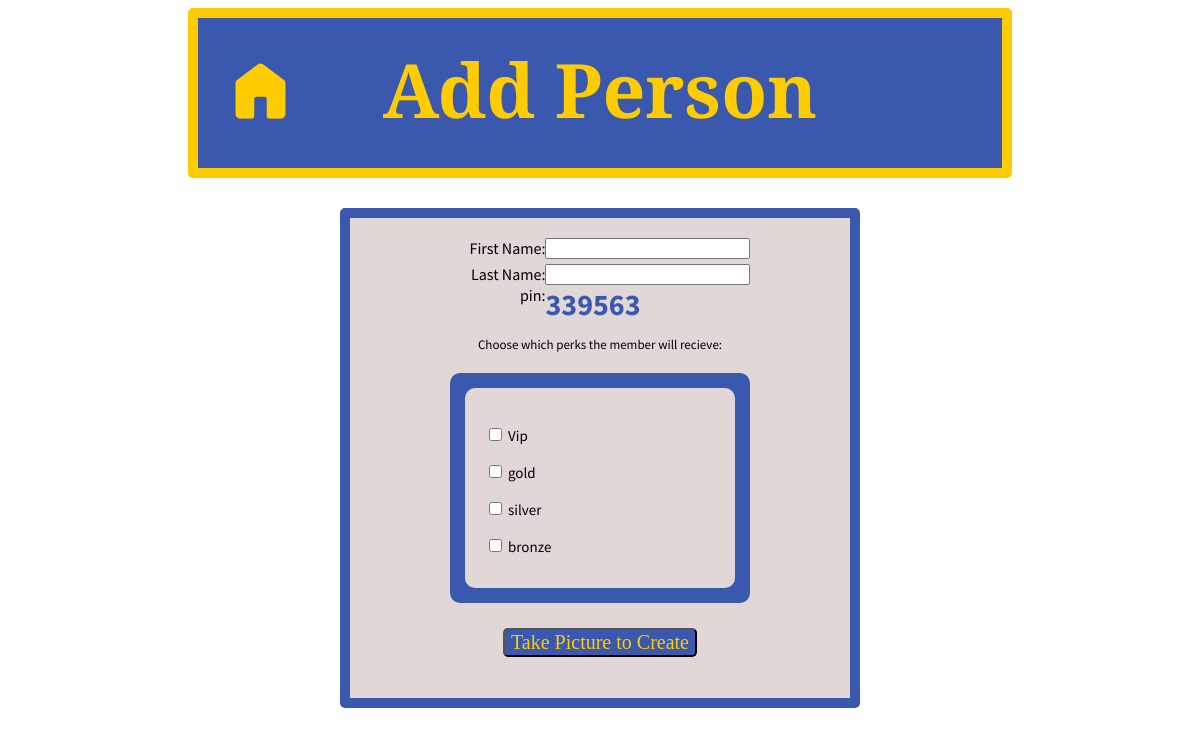
/add_person/, run on the app's committed database.
### authenticate/models.py (models this page shows)
class Perk(models.Model):
    name = models.CharField(max_length=200)
    date_added = models.DateTimeField(auto_now_add=True)

### authenticate/views.py (the view)
# urls.py: path("add_person/", views.show_add_person, name="add person"),
def show_add_person(request):
    perks_query = get_perks_from_db()
    context = get_html_ready_perks(perks_query)
    context["pin"] = get_rand_pin()
    return render(request, "add_person.html", context)

### authenticate/views.py (called while the page is built)
def get_perks_from_db():
    return Perk.objects.all()

def get_person_from_db(this_pin):
    try:
        person = Person.objects.get(pin = this_pin)
        print("~~~~~\nperson found by pin!\n~~~~~")
    except:
        person = False
        print("~~~~~\nperson NOT found by pin!\n~~~~~")
    return person

def add_zero_padding(num : str, length):
    if len(num) == length:
        return num
    if len(num) < length:
        num = "0" + num
        return add_zero_padding(num, length)

def get_rand_pin():
    while True:
        pin = add_zero_padding(str(randint(0, 999999)), 6)
        if get_person_from_db(pin) == False: # if pin not in use
            break
    return pin

def get_html_ready_perks(query):
    context = {"perks":[]}
    inc = 0
    for i in query:
        context["perks"].append({
            "id": i.id,
            "name": i.name,
            "date_added": i.date_added.date,
            "time_added": i.date_added.time,
        })
        inc += 1
    return context

### authenticate/templates/add_person.html (shortened to what this page needs)
<!DOCTYPE html>
<html lang="en">
<head>
    <link rel= "stylesheet" type="text/css" href="..\static\style.css">
</head>
<body>
    <div class="header">
    <a class = "home" href="http://127.0.0.1:8000/"><span class="material-symbols-rounded" style = "font-size: 75px;">
        </span></a>
    <h1>Add Person</h1>
    </div>
    <div id="UI">
    <form action="http://127.0.0.1:8000/enroll_person/" method ="POST">
        <div class="form-grid" style="padding-top: 5px;">
            <label for="first_name" class = "float">First Name: </label>
            <input type="text" id="first_name" name="first_name" title="Enter the members first name.">
            <label for="last_name" class = "float">Last Name: </label>
            <input type="text" id="last_name" name="last_name" title="Enter the members Last name.">
            <span class = "float" style="vertical-align: middle;">pin: </span><span style="font-size: 30px; color:#3a58ae; font-weight: 700; text-align: left;">{{pin}}</span>
        </div>
            <p class="description" style = "font-size: 13px;" >Choose which perks the member will recieve:</p>
            <div class="scroll-bg" style="width: auto;">
                <div class = "scroll-div" style="width: auto; height: 200px;" >
                        <div class = "scroll-object">
                            {% for i in perks %}
                            <p style="text-align: left;">
                                <input name="{{i.id}}" type="checkbox">
                                {{i.name}}
                            </p>
                            {% endfor %}
                    </div>
                </div>
            </div><br>
        <input class="button" id = "picture_button" style="background-color: #3a58ae; color: #ffcc02; font-size: 20px; margin-left: auto; margin-right: auto;"
        type = "submit" name = "submit" value = "Take Picture to Create" onclick="hide_button()"><p id = "buttonerror"></p>
    </form>
    </div>
</body>
</html>

### authenticate/static/style.css (style rules this page uses)
body { font-family: 'Source Sans Pro', sans-serif; }
.header { display: flex; flex-wrap: nowrap; background-color: #3a58ae; height: 150px; margin-bottom: 10px; border-radius: 5px; border: 10px solid #ffcc02; margin-left: 15vw; margin-right: 15vw; }
h1 { font-family: 'Playfair Display', serif; text-align: center; color: #ffcc02; font-size: 75px; margin-top: 0px; margin-bottom: 0px; padding-top: 20px; padding-bottom: auto; margin-right: auto; margin-left: auto; padding-left: auto; padding-right: auto; }
.form-grid { display: grid; grid-template-columns: auto auto; }
.float { text-align:right; }
.home { position: absolute; margin-top: 35px; margin-left: 25PX; width: 125px; height: 125px; color: #ffcc02; }
.material-symbols-rounded { font-variation-settings: 'FILL' 1, 'wght' 400, 'GRAD' 0, 'opsz' 100; }
.button { font-family: 'Playfair Display', serif; margin-bottom: 15px; width: 295px; border-radius: 5px; font-size: 40px; border-radius: 5px; }
.scroll-bg { background-color: #3a58ae; width: 50vw; padding: 15px; margin-left: auto; margin-right: auto; margin-top: 20px; border-radius: 10px; }
.scroll-div { background-color: rgb(225, 215, 215); width: 50vw; height: 300px; overflow: hidden; overflow-y: scroll; border-radius: 10px; }
.scroll-object { color:black; font-size: 15px; padding: 20px; }
#UI { width: 40vw; flex: 40%; color: black; background-color: rgb(225, 215, 215); padding: 10px; border: 10px solid #3a58ae; border-radius: 5px; height: auto; margin-left: auto; margin-right: auto; margin-top: 30px; }
#UI form { width:300px; margin-left: auto; margin-right: auto; text-align: center; font-family: 'Source Sans Pro', sans-serif; }
#UI label { margin-top: 5px; }
#UI input { margin-top: 5px; }
#UI .button { width: auto; cursor:pointer; }
.description { font-size: 25px; margin-left: auto; margin-right: auto; font-style: bold; text-align: center; }

### data on the page
Perk: name "Vip"
Perk: name "gold"
Perk: name "silver"
Perk: name "bronze"

### other printed values
{{ pin }} "339563"
